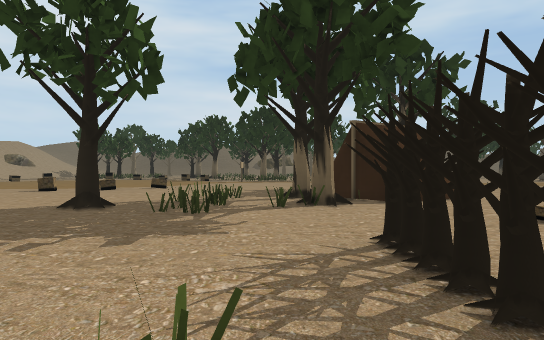
view 1 (above)

24 first-person views from a walk through a scene from a Unity 3-D project. The camera is 1.2 m above the floor, looks level and sees 70° across. The floor is counted in squares, 2 m on a side. Each view is taken from the middle of a square. On the plan, view 1 faces up. The plan holds only what a view shows up to about 11 squares ahead; the rest is blank. The place goes on beyond the plan. The player character is not drawn. Some animated figures are left out.

view 2
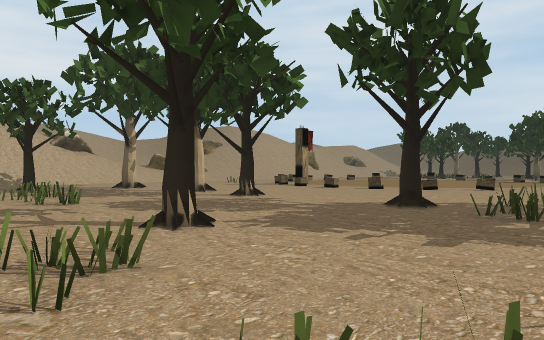

view 3
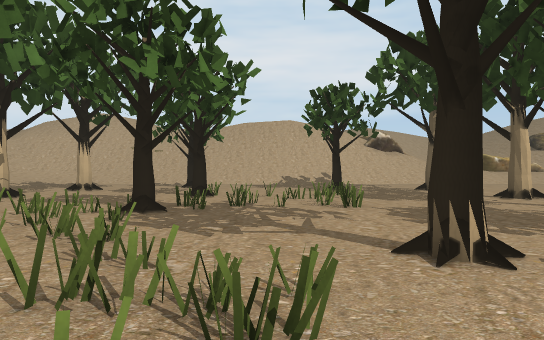

view 4
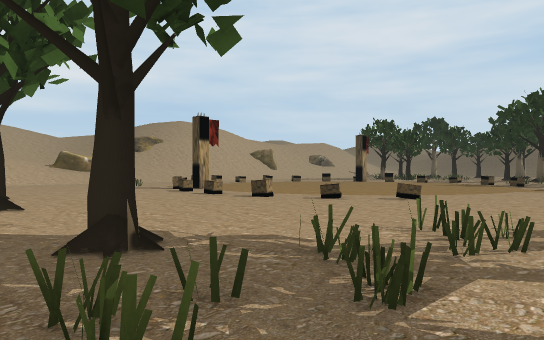

view 5
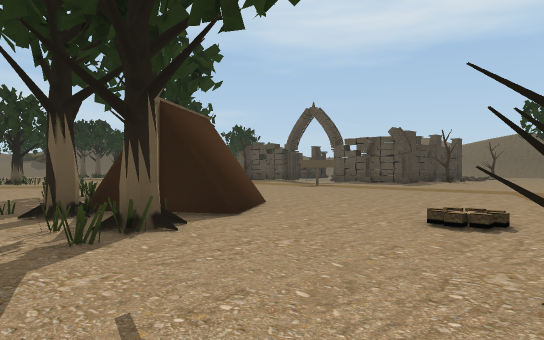

view 6
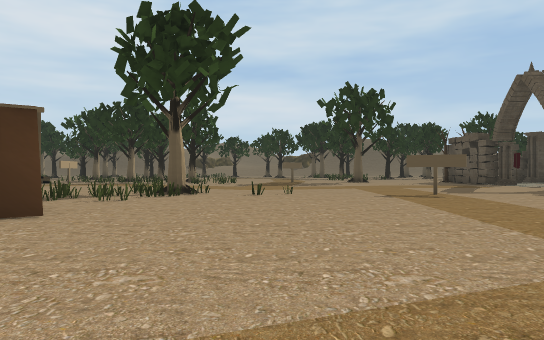

view 7
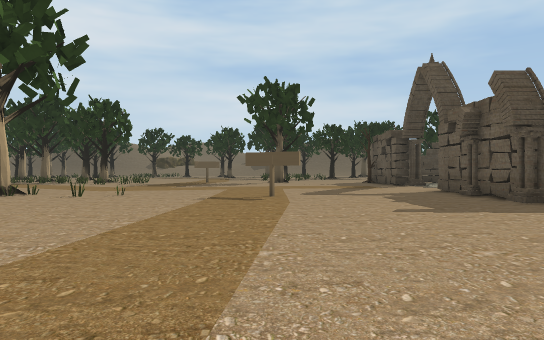

view 8
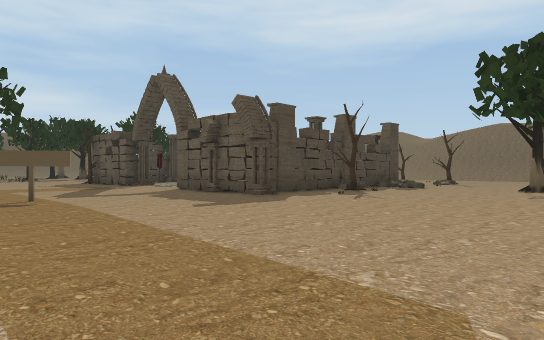

view 9
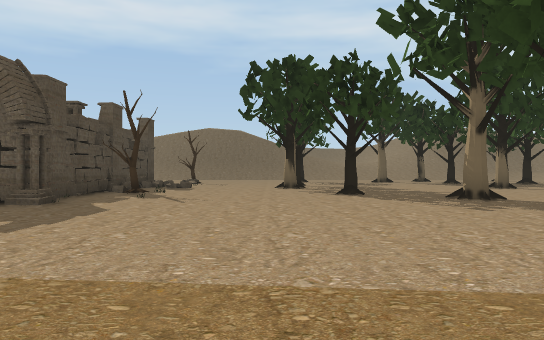

view 10
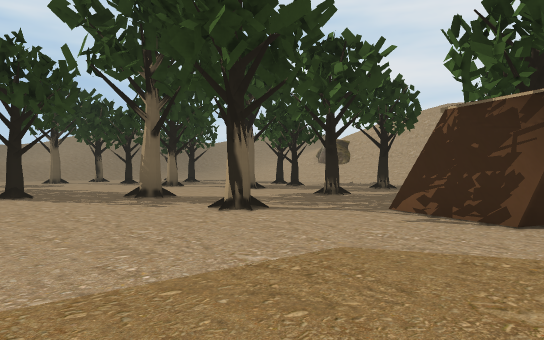

view 11
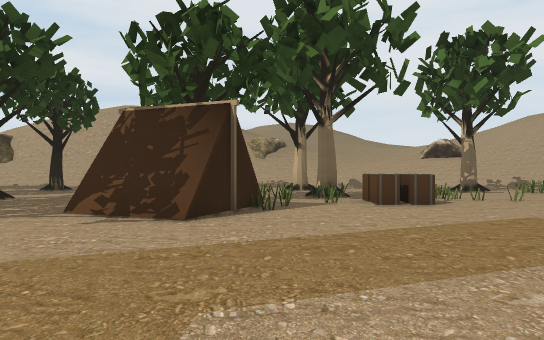

view 12
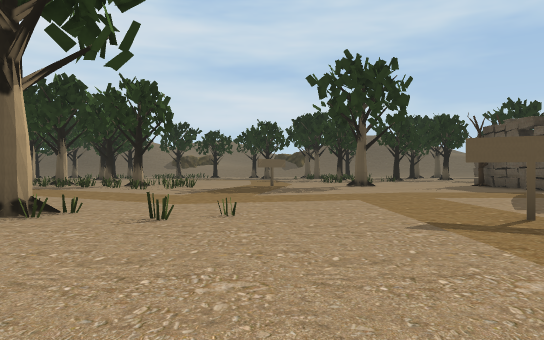

view 13
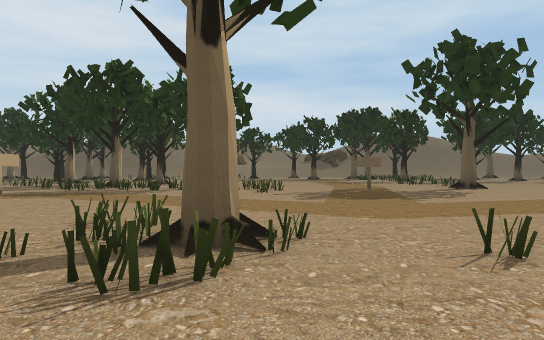

view 14
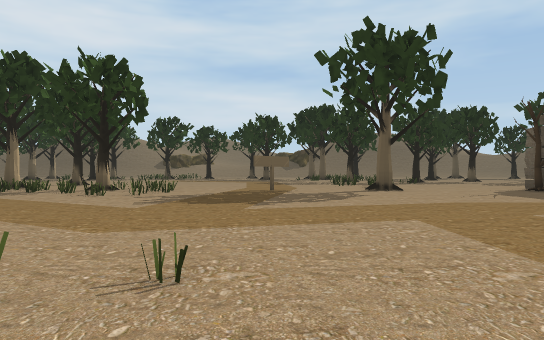

view 15
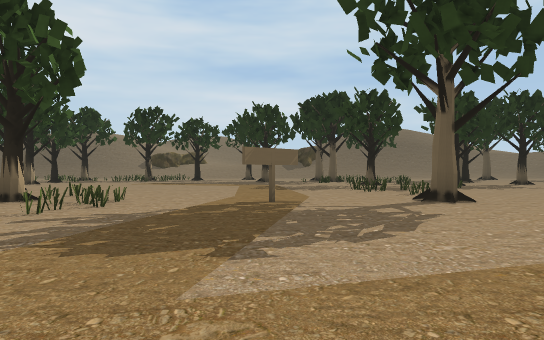

view 16
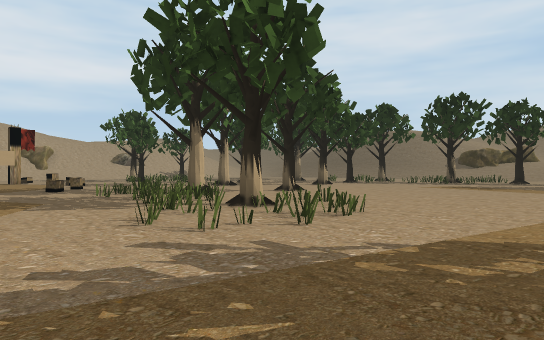

view 17
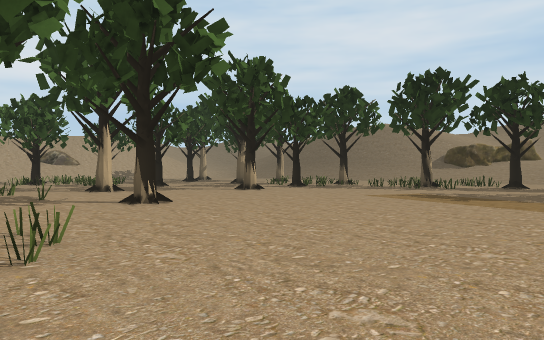

view 18
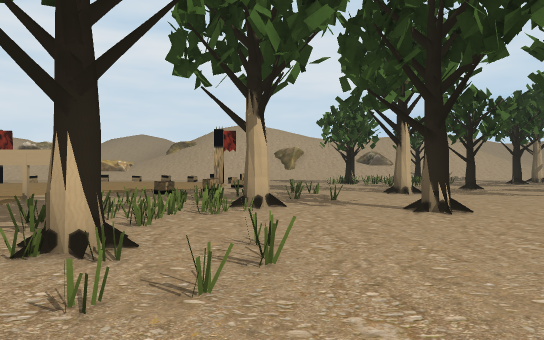

view 19
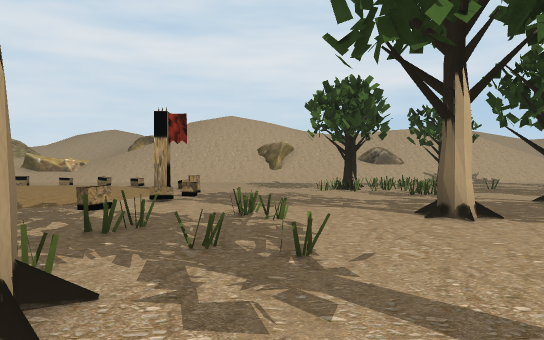

view 20
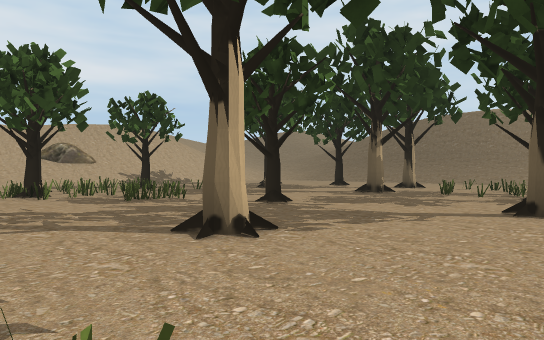

view 21
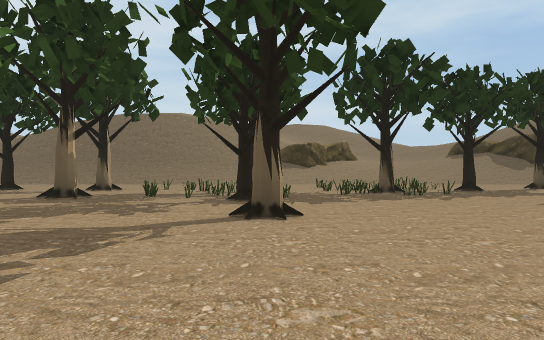

view 22
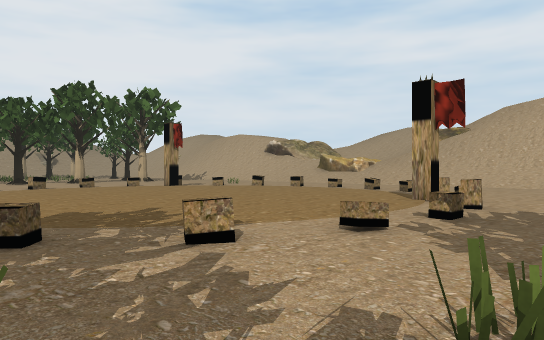

view 23
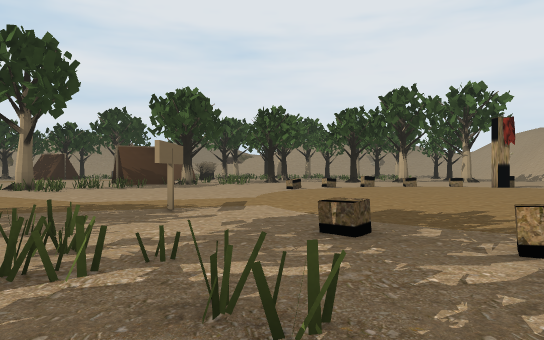

view 24
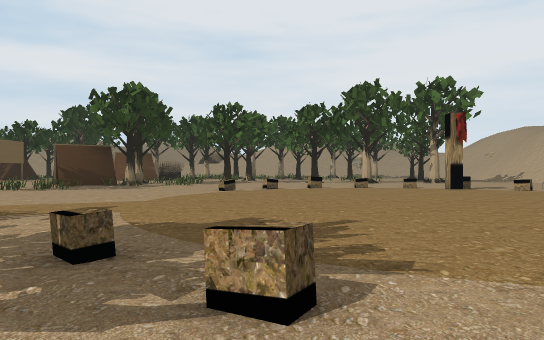

### Floor plan
Key: @ floor where view 1 was taken; # wall or solid block; x gap in a wall; . floor; = window, fence, low wall or low ledge; T thing the floor can be seen under or through; O other object.
Columns run from 12 left of view 1 to 20 right of it. Each row starts with its distance up from view 1.
 37      ...##   # ...
 36     ...=## .###...
 35     .#x#=#........
 34     ....=#........
 33     ..............
 32   ................
 31   ........#........
 30  ..=..#............
 29  #===..............
 28 ###.=..............
 27 ###................
 26   .....................=. ..
 25   ......=.=.............=...
 24  ..........#...==......= ..
 23 ..O.O.O..=#######=.....# ..
 22 .O.....O...#==###=..O..##...O
 21 O.......O..=..=##=..........
 20 ................==.........
 19 ..........#.................
 18 ............................
 17  ..........................
 16  ..........................
 15  ...........................#
 14  ..............##...........#
 13  .......O......###.=...O....#
 12    ....O......=##......O....####O
 11   O.O.O........==...........#..O.
 10   ............ ..................
  9 ..........==.T #.................
  8 ...........TTT##.................
  7 ..........==TT#..................
  6  ....#...##=T....................
  5 ...........=...................#.
  4 .................................
  3 .=...........#.   ........#..#...
  2 ..====..#....#   .....##.........
  1 ..#......==.=#   ....####.......
  0 ..#..=..==..@   =.OO##   .......
 -1  ....#.==#     ..=OO##   ..#..
 -2 ......#=#      ... ###    ..
 -3 ......#       #..  ..#    ...
 -4  ....         .#.  ...     ..

Where each view was taken, in squares from view 1:
view 1: 0 up, 0 right, facing up
view 2: 0 up, 0 right, facing up-left
view 3: 1 up, 1 left, facing left
view 4: 5 up, 0 right, facing up-left
view 5: 3 up, 1 left, facing up-right
view 6: 3 up, 7 right, facing up
view 7: 4 up, 11 right, facing up
view 8: 4 up, 9 right, facing up-right
view 9: 7 up, 9 right, facing right
view 10: 7 up, 9 right, facing down-right
view 11: 7 up, 9 right, facing down
view 12: 8 up, 8 right, facing up
view 13: 10 up, 5 right, facing up
view 14: 11 up, 8 right, facing up
view 15: 15 up, 8 right, facing up
view 16: 18 up, 8 right, facing up-left
view 17: 23 up, 7 right, facing up-left
view 18: 24 up, 6 right, facing left
view 19: 25 up, 1 right, facing left
view 20: 25 up, 1 left, facing up-left
view 21: 26 up, 2 left, facing up
view 22: 25 up, 3 left, facing down-left
view 23: 25 up, 3 left, facing down
view 24: 24 up, 5 left, facing down
